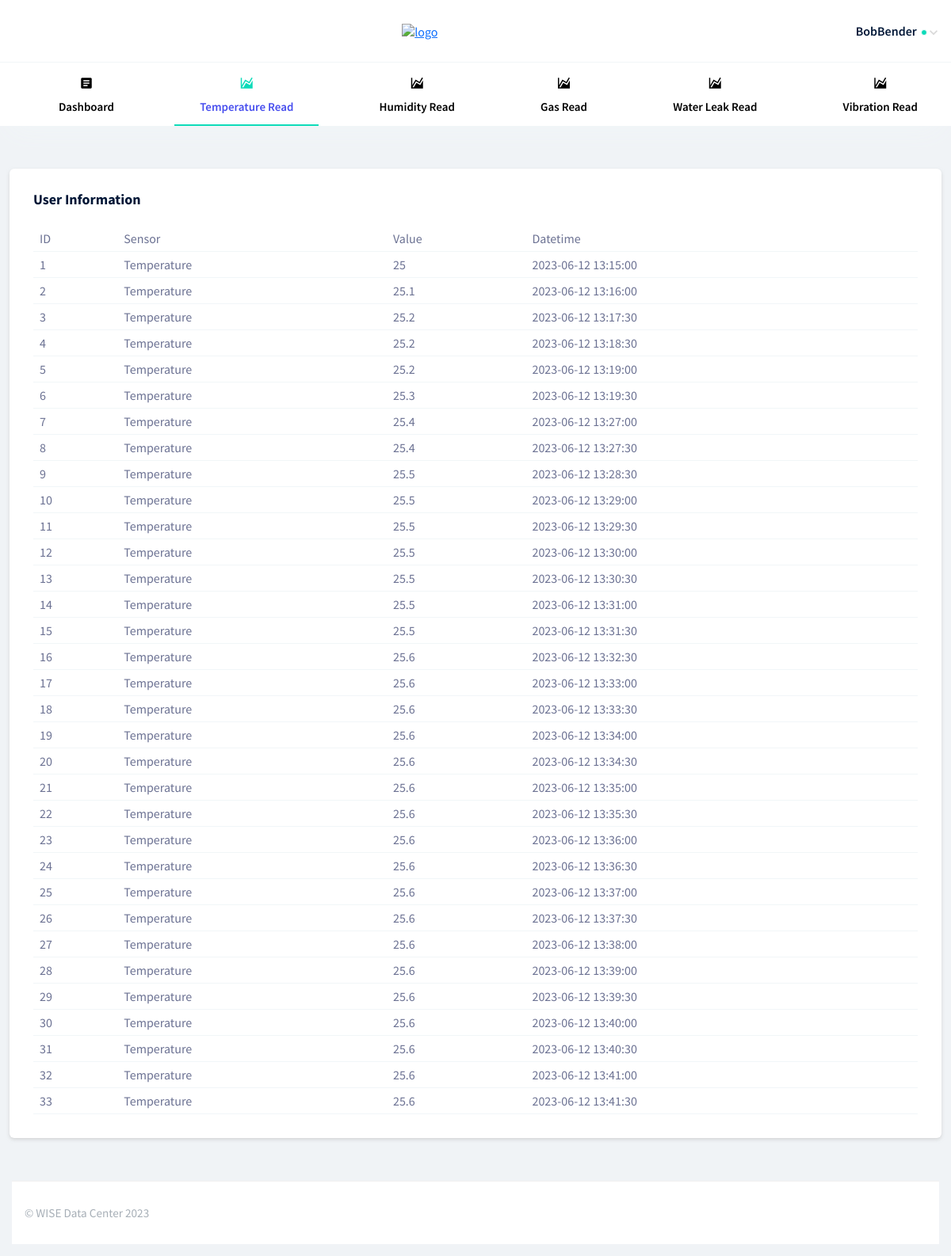
Screenshot of /temperature-data.php (signed in) with the database file from the repository.
### tables this page shows
CREATE TABLE `temperaturesensor` (
  `ID` int(11) NOT NULL,
  `sensor` varchar(15) NOT NULL,
  `value` float NOT NULL,
  `datetime` datetime NOT NULL DEFAULT CURRENT_TIMESTAMP
);

### temperature-data.php (the view, shortened to what this page needs)
<?php
require_once('connection.php');
$sql = "SELECT * FROM temperaturesensor ";
$result = mysqli_query($conn, $sql);
?>
<!DOCTYPE html>
<html lang="en">
<head>
  <link rel="stylesheet" href="vendors/mdi/css/materialdesignicons.min.css">
  <link rel="stylesheet" href="vendors/base/vendor.bundle.base.css">
  <link rel="stylesheet" href="css/style.css">
</head>
<body>
  <div class="container-scroller">
    <div class="horizontal-menu">
	  <div class="horizontal-menu">
       <nav class="navbar top-navbar col-lg-12 col-12 p-0">
        <div class="container-fluid">
          <div class="navbar-menu-wrapper d-flex align-items-center justify-content-between">
            <div class="text-center navbar-brand-wrapper d-flex align-items-center justify-content-center">
                <a href="index.php"><img src="https://www.wise.edu.jo/wp-content/uploads/2021/11/image_2021-11-14_110615.png" alt="logo"/></a>
            </div>
            <ul class="navbar-nav navbar-nav-right">
                <li class="nav-item nav-profile dropdown">
                  <a class="nav-link dropdown-toggle" href="#" data-bs-toggle="dropdown" id="profileDropdown">
                    <span class="nav-profile-name">
                      <?php
                      if(isset($_SESSION['User'])) {
                        echo $_SESSION['User'];
                      } else {
                        header("location:LoginUser.php");
                      }
                      ?>
                    </span>
                    <span class="online-status"></span>
                  </a>
                </li>
            </ul>
          </div>
        </div>
      </nav>
      <nav class="bottom-navbar">
        <div class="container">
            <ul class="nav page-navigation">
              <li class="nav-item">
                <a class="nav-link" href="index.php">
                  <i class="mdi mdi-file-document-box menu-icon"></i>
                  <span class="menu-title">Dashboard</span>
                </a>
              </li>
              <li class="nav-item">
                <a href="temperature-data.php" class="nav-link">
                  <i class="mdi mdi-chart-areaspline menu-icon"></i>
                  <span class="menu-title">Temperature Read</span>
                </a>
              </li>
              <li class="nav-item">
                <a href="humidity-data.php" class="nav-link">
                  <i class="mdi mdi-chart-areaspline menu-icon"></i>
                  <span class="menu-title">Humidity Read</span>
                </a>
              </li>
              <li class="nav-item">
                <a href="mq2-data.php" class="nav-link">
                  <i class="mdi mdi-chart-areaspline menu-icon"></i>
                  <span class="menu-title">Gas Read</span>
                </a>
              </li>
              <li class="nav-item">
                <a href="rainwater-data.php" class="nav-link">
                  <i class="mdi mdi-chart-areaspline menu-icon"></i>
                  <span class="menu-title">Water Leak Read</span>
                </a>
              </li>
              <li class="nav-item">
                <a href="sw420-data.php" class="nav-link">
                  <i class="mdi mdi-chart-areaspline menu-icon"></i>
                  <span class="menu-title">Vibration Read</span>
                </a>
              </li>
            </ul>
        </div>
      </nav>
    </div>
    <div class="container-fluid page-body-wrapper">
      <div class="main-panel">
        <div class="content-wrapper">
          <div class="row">
            <div class="col-lg-12 grid-margin stretch-card">
              <div class="card">
                <div class="card-body">
                  <h4 class="card-title">User Information</h4>
                  <div class="table-responsive">
                    <table class="table table-hover">
                      <thead>
                        <tr>
                          <th>ID</th>
                          <th>Sensor</th>
                          <th>Value</th>
                          <th>Datetime</th>
                        </tr>
                      </thead>
                      <tbody>
                        <?php
                        if (mysqli_num_rows($result) > 0) {
                          while ($row = mysqli_fetch_assoc($result)) {
                            echo '<tr>';
                            echo '<td>' . $row['ID'] . '</td>';
                            echo '<td>' . $row['sensor'] . '</td>';
                            echo '<td>' . $row['value'] . '</td>';
                            echo '<td>' . $row['datetime'] . '</td>';
                            echo '</tr>';
                          }
                        } else {
                          echo '<tr><td colspan="4">No temperature data found</td></tr>';
                        }
                        ?>
                      </tbody>
                    </table>
                  </div>
                </div>
              </div>
            </div>
          </div>
        </div>
        <footer class="footer">
          <div class="footer-wrap">
            <div class="d-sm-flex justify-content-center justify-content-sm-between">
              <span class="text-muted text-center text-sm-left d-block d-sm-inline-block">© WISE Data Center 2023</span>
            </div>
          </div>
        </footer>
      </div>
    </div>
  </div>
</body>
</html>

### rows the page displays
temperaturesensor: ID "1", sensor "Temperature", value "25", datetime "2023-06-12 13:15:00"
temperaturesensor: ID "2", sensor "Temperature", value "25.1", datetime "2023-06-12 13:16:00"
temperaturesensor: ID "3", sensor "Temperature", value "25.2", datetime "2023-06-12 13:17:30"
temperaturesensor: ID "4", sensor "Temperature", value "25.2", datetime "2023-06-12 13:18:30"
temperaturesensor: ID "5", sensor "Temperature", value "25.2", datetime "2023-06-12 13:19:00"
temperaturesensor: ID "6", sensor "Temperature", value "25.3", datetime "2023-06-12 13:19:30"
temperaturesensor: ID "7", sensor "Temperature", value "25.4", datetime "2023-06-12 13:27:00"
temperaturesensor: ID "8", sensor "Temperature", value "25.4", datetime "2023-06-12 13:27:30"
temperaturesensor: ID "9", sensor "Temperature", value "25.5", datetime "2023-06-12 13:28:30"
temperaturesensor: ID "10", sensor "Temperature", value "25.5", datetime "2023-06-12 13:29:00"
temperaturesensor: ID "11", sensor "Temperature", value "25.5", datetime "2023-06-12 13:29:30"
temperaturesensor: ID "12", sensor "Temperature", value "25.5", datetime "2023-06-12 13:30:00"
temperaturesensor: ID "13", sensor "Temperature", value "25.5", datetime "2023-06-12 13:30:30"
temperaturesensor: ID "14", sensor "Temperature", value "25.5", datetime "2023-06-12 13:31:00"
temperaturesensor: ID "15", sensor "Temperature", value "25.5", datetime "2023-06-12 13:31:30"
temperaturesensor: ID "16", sensor "Temperature", value "25.6", datetime "2023-06-12 13:32:30"
temperaturesensor: ID "17", sensor "Temperature", value "25.6", datetime "2023-06-12 13:33:00"
temperaturesensor: ID "18", sensor "Temperature", value "25.6", datetime "2023-06-12 13:33:30"
temperaturesensor: ID "19", sensor "Temperature", value "25.6", datetime "2023-06-12 13:34:00"
temperaturesensor: ID "20", sensor "Temperature", value "25.6", datetime "2023-06-12 13:34:30"
temperaturesensor: ID "21", sensor "Temperature", value "25.6", datetime "2023-06-12 13:35:00"
temperaturesensor: ID "22", sensor "Temperature", value "25.6", datetime "2023-06-12 13:35:30"
temperaturesensor: ID "23", sensor "Temperature", value "25.6", datetime "2023-06-12 13:36:00"
temperaturesensor: ID "24", sensor "Temperature", value "25.6", datetime "2023-06-12 13:36:30"
temperaturesensor: ID "25", sensor "Temperature", value "25.6", datetime "2023-06-12 13:37:00"
temperaturesensor: ID "26", sensor "Temperature", value "25.6", datetime "2023-06-12 13:37:30"
temperaturesensor: ID "27", sensor "Temperature", value "25.6", datetime "2023-06-12 13:38:00"
temperaturesensor: ID "28", sensor "Temperature", value "25.6", datetime "2023-06-12 13:39:00"
temperaturesensor: ID "29", sensor "Temperature", value "25.6", datetime "2023-06-12 13:39:30"
temperaturesensor: ID "30", sensor "Temperature", value "25.6", datetime "2023-06-12 13:40:00"
temperaturesensor: ID "31", sensor "Temperature", value "25.6", datetime "2023-06-12 13:40:30"
temperaturesensor: ID "32", sensor "Temperature", value "25.6", datetime "2023-06-12 13:41:00"
temperaturesensor: ID "33", sensor "Temperature", value "25.6", datetime "2023-06-12 13:41:30"

### other values shown
$_SESSION['User'] "BobBender"
